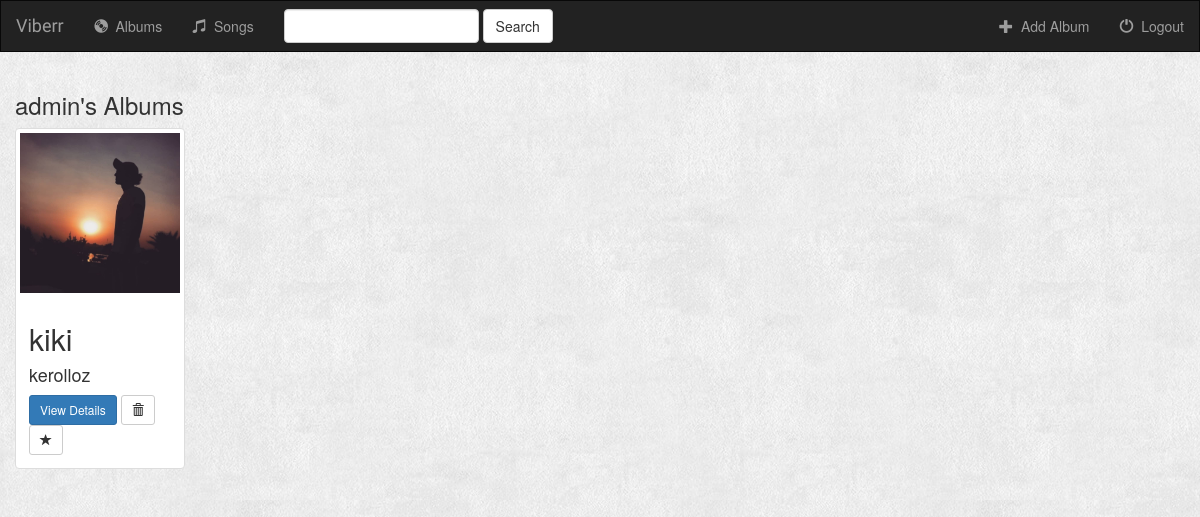
Screenshot of /music/ (signed in) with the database file from the repository.
### music/models.py (models this page shows, shortened)
class Album(models.Model):
    artist = models.CharField(max_length=250)
    album_title = models.CharField(max_length=500)
    genre = models.CharField(max_length=100)
    album_logo = models.FileField()

### music/views.py (the view)
class IndexView(generic.ListView):
    template_name = 'music/index.html'
    context_object_name = 'all_albums'
    def get_queryset(self):
        return Album.objects.all()

### music/templates/music/index.html (shortened to what this page needs)
{% extends 'music/base.html' %}
{% block body %}
<div class="albums-container container-fluid">
    <div class="row">
        <div class="col-sm-12">
            <h3>{{ user.username }}'s Albums</h3>
        </div>
        {% if all_albums %}
            {% for album in all_albums %}
                <div class="col-sm-4 col-lg-2">
                    <div class="thumbnail">
                        <a href="{% url 'music:detail' album.id %}">
                            <img src="{{ album.album_logo.url }}" class="img-responsive">
                        </a>
                        <div class="caption">
                            <h2>{{ album.album_title }}</h2>
                            <h4>{{ album.artist }}</h4>
                            <a href="{% url 'music:detail' album.id %}" class="btn btn-primary btn-sm" role="button">View Details</a>
                            <form action="{% url 'music:album-delete' album.id %}" method="post" style=" display: inline;">
                                <button type="submit" class="btn btn-default btn-sm">
                                    <span class="glyphicon glyphicon-trash"></span>
                                </button>
                            </form>
                            <a href="#" class="btn btn-default btn-sm btn-favorite">
                                <span class="glyphicon glyphicon-star {% if album.is_favorite %}active{% endif %}"></span>
                            </a>
                        </div>
                    </div>
                </div>
            {% endfor %}
        {% endif %}
    </div>
</div>
{% endblock %}

### music/static/music/style.css (style rules this page uses)
body { background: white url("images/background.jpg"); }

### rows the page displays
Album: album_logo (picture), album_title "kiki", artist "kerolloz"

### other values shown
{{ user.username }} "admin"
